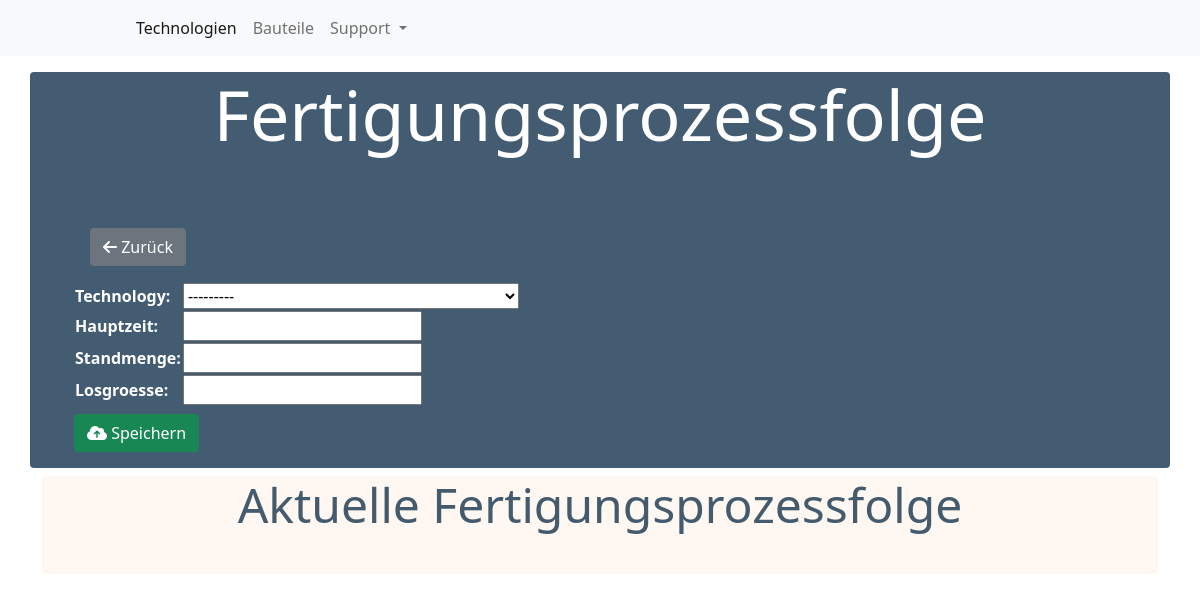
/reference/36/update_technology, run on an earlier commit of the app's database.
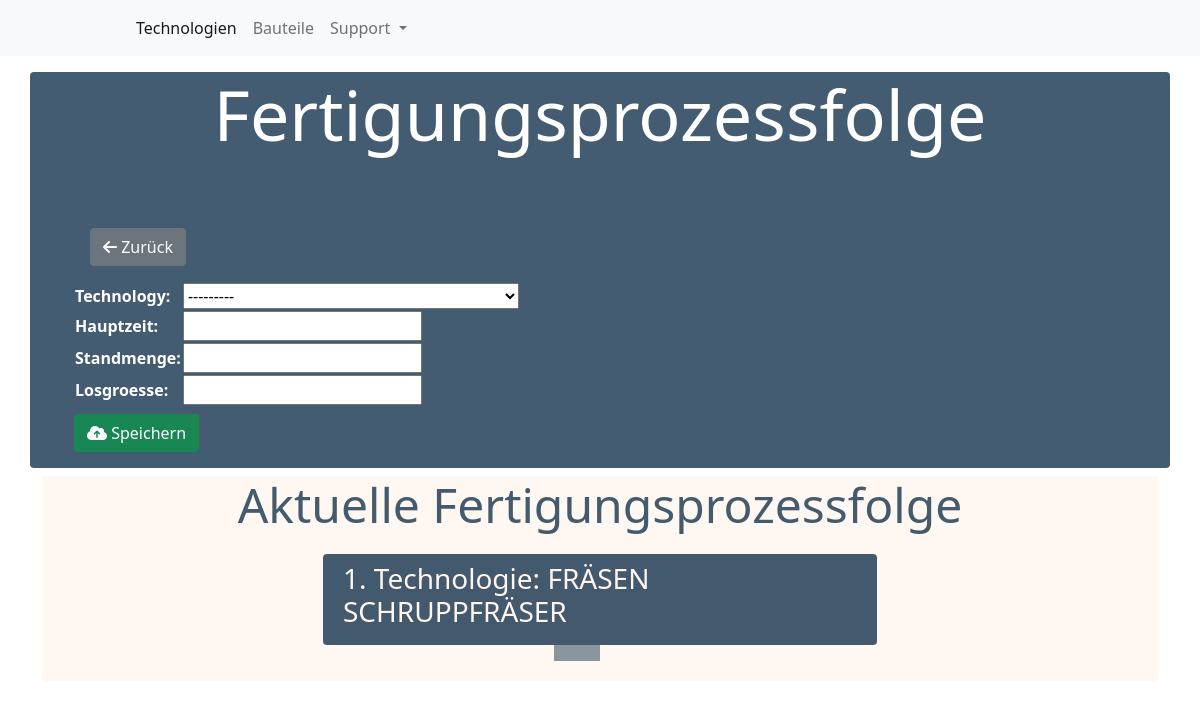
And on a later commit of the database.
### main/models.py (models this page shows, shortened)
class FctMembership(models.Model):
    reference = ForeignKey(ReferenceSystem, on_delete=models.CASCADE)
    tool = ForeignKey(Tool, on_delete=models.CASCADE)
    position = PositiveIntegerField(default=1)
    input_volume = FloatField(null=True)
    output_volume = FloatField(null=True)
    difference_volume = FloatField(null=True)
    hauptzeit = FloatField()
    standmenge = FloatField()
    losgroesse = FloatField()

class Tool(models.Model):
    name = CharField(max_length=255)
    technology = ForeignKey(Technology, on_delete=models.CASCADE)
    verteilzeit = FloatField()
    ruestzeit = FloatField()
    erholungszeit = FloatField()
    werkzeugwechselzeit = FloatField()
    werkstueckwechselzeit = FloatField()
    betriebsstoffkosten = FloatField()
    werkzeugpreis = FloatField()
    def __str__(self):
        return f"{self.technology.name.upper()} {self.name.upper()}"

class Technology(models.Model):
    name = models.CharField(max_length=255)
    restfertigungsgemeinkosten = FloatField()
    anschaffungswert = FloatField()
    verkaufserlös = FloatField()
    abschreibungsdauer = FloatField()
    platzbedarf = FloatField()
    mittlere_leistung = FloatField()
    instandhaltungsfaktor = FloatField()
    quadratmeterpreis = FloatField()
    strompreis = FloatField()
    zinsatz = FloatField()
    stundenlohn = FloatField()
    fertigungsmittelanzahl = FloatField()
    bediehnverhaeltnis = FloatField()

### main/views.py (the view, shortened to what this page needs)
class ReferenceModelTechnologyUpdate(FormView):
    form_class = AddTechnologyToReferenceSystemForm
    template_name = 'main/reference/add_technology_form.html'
    def get_context_data(self, **kwargs: Any) -> Dict[str, Any]:
        context = super().get_context_data(**kwargs)
        context['membership'] = FctMembership.objects.filter(
            reference_id=self.kwargs.get('pk'))
        return context

### main/forms.py
class AddTechnologyToReferenceSystemForm(forms.Form):
    technology = forms.ModelChoiceField(queryset=Tool.objects.all())
    hauptzeit = FloatField()
    standmenge = FloatField()
    losgroesse = FloatField()

### main/templates/main/reference/add_technology_form.html (shortened to what this page needs)
{% extends "base.html" %}{% load static %}
{% block content %}
<div class="container mt-3">
  <div class="row">
    <div class="header mb-2">
      <h2 class='display-4 text-center pb-5' style='font-size:70px;'>
        Fertigungsprozessfolge
      </h2>
      <ul>
        <a class="w-20 btn btn-secondary m-3" href="#"><i class="fas fa-arrow-left"></i>
          Zurück</a>
        <form method="post">
          <table>
            {{ form.as_table }}
          </table>
          <button class="w-20 btn btn-success mt-2" type="submit"><i class="fas fa-cloud-upload-alt"></i>
            Speichern</button>
        </form>
      </ul>
    </div>
  </div>
  <div class="container" style="background-color:rgb(255, 245, 238, 0.8) ;border-radius: 4px;
  color: rgba(21, 52, 78, 0.8);">
    <div class="row">
      <div class="col">
        <p class="display-5 text-center">
          Aktuelle Fertigungsprozessfolge
        </p>
      </div>
    </div>
    <div class="row p-1">
      <div class="col">
      </div>
      <div class="col-6">
        {% for member in membership %}
        <div class="row p-2" style="background-color: rgba(21, 52, 78, 0.8);border-radius: 4px;">
          <div class="col">
            <h3 style="color: seashell;">
              {{member.position}}. Technologie: {{member.tool}}
            </h3>
          </div>
        </div>
        <div class="row">
          <div class="col-md-1 offset-md-5" style="background-color: rgba(21, 52, 78, 0.5);">
          </div>
        </div>
        {% endfor %}
      </div>
      <div class="col">
      </div>
    </div>
    <div class="row" style="background-color: rgb(255, 245, 238, 0);">
    </div>
  </div>
</div>
{% endblock %}

What changed in the data, as far as the page shows it:
added FctMembership: position "1", tool "FRÄSEN SCHRUPPFRÄSER"
